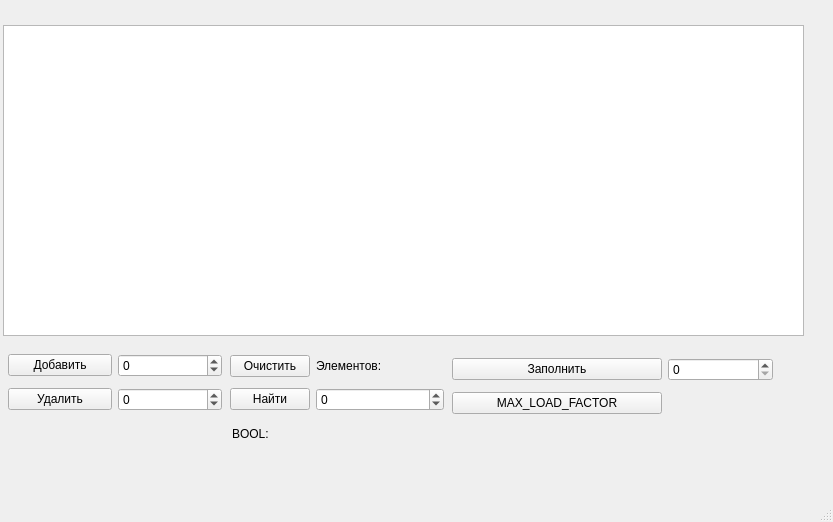
<?xml version="1.0" encoding="UTF-8"?>
<ui version="4.0">
 <class>MainWindow</class>
 <widget class="QMainWindow" name="MainWindow">
  <property name="geometry">
   <rect>
    <x>0</x>
    <y>0</y>
    <width>833</width>
    <height>522</height>
   </rect>
  </property>
  <property name="windowTitle">
   <string>Unordered_Map</string>
  </property>
  <widget class="QWidget" name="centralwidget">
   <widget class="QWidget" name="layoutWidget">
    <property name="geometry">
     <rect>
      <x>452</x>
      <y>353</y>
      <width>321</width>
      <height>67</height>
     </rect>
    </property>
    <layout class="QGridLayout" name="gridLayout_3">
     <item row="1" column="2">
      <widget class="QLabel" name="max_load_factor_label">
       <property name="text">
        <string/>
       </property>
      </widget>
     </item>
     <item row="1" column="0" colspan="2">
      <widget class="QPushButton" name="pushButton">
       <property name="text">
        <string>MAX_LOAD_FACTOR</string>
       </property>
      </widget>
     </item>
     <item row="0" column="2">
      <widget class="QSpinBox" name="fillSpinBox">
       <property name="sizePolicy">
        <sizepolicy hsizetype="Minimum" vsizetype="Preferred">
         <horstretch>0</horstretch>
         <verstretch>0</verstretch>
        </sizepolicy>
       </property>
       <property name="minimum">
        <number>0</number>
       </property>
       <property name="maximum">
        <number>1000</number>
       </property>
      </widget>
     </item>
     <item row="0" column="0" colspan="2">
      <widget class="QPushButton" name="fillButton">
       <property name="text">
        <string>Заполнить</string>
       </property>
      </widget>
     </item>
    </layout>
   </widget>
   <widget class="QWidget" name="layoutWidget_2">
    <property name="geometry">
     <rect>
      <x>232</x>
      <y>423</y>
      <width>81</width>
      <height>22</height>
     </rect>
    </property>
    <layout class="QGridLayout" name="gridLayout_4">
     <item row="0" column="0">
      <widget class="QLabel" name="label_2">
       <property name="text">
        <string>BOOL:</string>
       </property>
      </widget>
     </item>
     <item row="0" column="1">
      <widget class="QLabel" name="findLabel">
       <property name="sizePolicy">
        <sizepolicy hsizetype="Preferred" vsizetype="Fixed">
         <horstretch>0</horstretch>
         <verstretch>0</verstretch>
        </sizepolicy>
       </property>
       <property name="text">
        <string/>
       </property>
      </widget>
     </item>
    </layout>
   </widget>
   <widget class="QWidget" name="layoutWidget_3">
    <property name="geometry">
     <rect>
      <x>8</x>
      <y>349</y>
      <width>214</width>
      <height>67</height>
     </rect>
    </property>
    <layout class="QGridLayout" name="gridLayout">
     <item row="0" column="0">
      <widget class="QPushButton" name="addButton">
       <property name="text">
        <string>Добавить</string>
       </property>
      </widget>
     </item>
     <item row="0" column="1">
      <widget class="QSpinBox" name="addSpinBox">
       <property name="sizePolicy">
        <sizepolicy hsizetype="Minimum" vsizetype="Preferred">
         <horstretch>0</horstretch>
         <verstretch>0</verstretch>
        </sizepolicy>
       </property>
       <property name="minimum">
        <number>-2000000000</number>
       </property>
       <property name="maximum">
        <number>2000000000</number>
       </property>
      </widget>
     </item>
     <item row="1" column="0">
      <widget class="QPushButton" name="deleteButton">
       <property name="text">
        <string>Удалить</string>
       </property>
      </widget>
     </item>
     <item row="1" column="1">
      <widget class="QSpinBox" name="deleteSpinBox">
       <property name="sizePolicy">
        <sizepolicy hsizetype="Minimum" vsizetype="Preferred">
         <horstretch>0</horstretch>
         <verstretch>0</verstretch>
        </sizepolicy>
       </property>
       <property name="minimum">
        <number>-2000000000</number>
       </property>
       <property name="maximum">
        <number>2000000000</number>
       </property>
      </widget>
     </item>
    </layout>
   </widget>
   <widget class="QTableView" name="tableView">
    <property name="geometry">
     <rect>
      <x>3</x>
      <y>25</y>
      <width>801</width>
      <height>311</height>
     </rect>
    </property>
    <attribute name="horizontalHeaderMinimumSectionSize">
     <number>49</number>
    </attribute>
    <attribute name="horizontalHeaderDefaultSectionSize">
     <number>200</number>
    </attribute>
   </widget>
   <widget class="QWidget" name="layoutWidget_4">
    <property name="geometry">
     <rect>
      <x>230</x>
      <y>350</y>
      <width>214</width>
      <height>67</height>
     </rect>
    </property>
    <layout class="QGridLayout" name="gridLayout_2">
     <item row="1" column="1" colspan="2">
      <widget class="QSpinBox" name="findSpinBox">
       <property name="sizePolicy">
        <sizepolicy hsizetype="Minimum" vsizetype="Preferred">
         <horstretch>0</horstretch>
         <verstretch>0</verstretch>
        </sizepolicy>
       </property>
       <property name="minimum">
        <number>-2000000000</number>
       </property>
       <property name="maximum">
        <number>2000000000</number>
       </property>
      </widget>
     </item>
     <item row="1" column="0">
      <widget class="QPushButton" name="findButton">
       <property name="text">
        <string>Найти</string>
       </property>
      </widget>
     </item>
     <item row="0" column="0">
      <widget class="QPushButton" name="clearButton">
       <property name="text">
        <string>Очистить</string>
       </property>
      </widget>
     </item>
     <item row="0" column="1">
      <widget class="QLabel" name="label">
       <property name="text">
        <string>Элементов:</string>
       </property>
      </widget>
     </item>
     <item row="0" column="2">
      <widget class="QLabel" name="amountLabel">
       <property name="text">
        <string/>
       </property>
      </widget>
     </item>
    </layout>
   </widget>
  </widget>
  <widget class="QMenuBar" name="menubar">
   <property name="geometry">
    <rect>
     <x>0</x>
     <y>0</y>
     <width>833</width>
     <height>26</height>
    </rect>
   </property>
  </widget>
  <widget class="QStatusBar" name="statusbar"/>
 </widget>
 <resources/>
 <connections/>
</ui>
